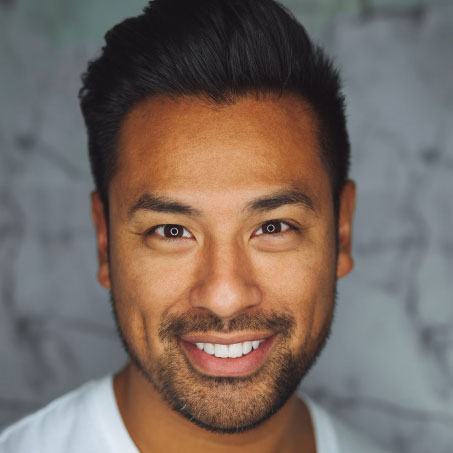
#> input picture Practice/opencv_lab/test.jpg, 453 x 453 px
$ python bitmapslicing.py
#> lines starting #> are read from the running program, lines starting #| are printed output that depends on the picture; after the words box and inside, x2 and y2 are one past the last pixel; in counts of white or black regions, pixels touching at a corner belong together
import cv2
import numpy as np
import matplotlib.pyplot as plt

# Read the image
I = cv2.imread('test.jpg', cv2.IMREAD_GRAYSCALE)
#> I: shape (453, 453); min 16, max 233, mean 109

# Get individual bitplanes
G1 = np.uint8(np.bitwise_and(I, 2**0))
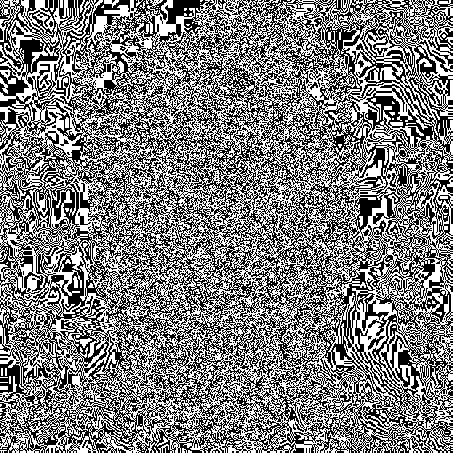
#> G1: shape (453, 453); values 0 (black) and 1 (white), 49.7% white in thin lines or dots
G2 = np.uint8(np.bitwise_and(I, 2**1))
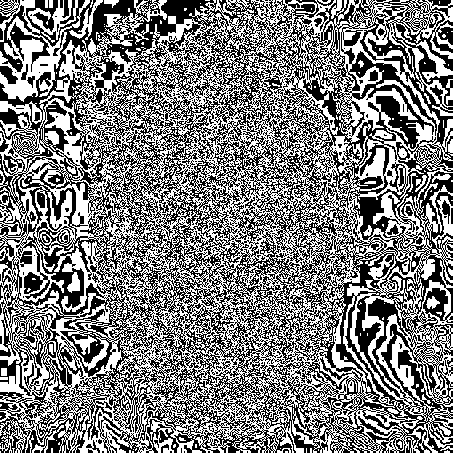
#> G2: shape (453, 453); values 0 (black) and 2 (white), 49.6% white in thin lines or dots
G3 = np.uint8(np.bitwise_and(I, 2**2))
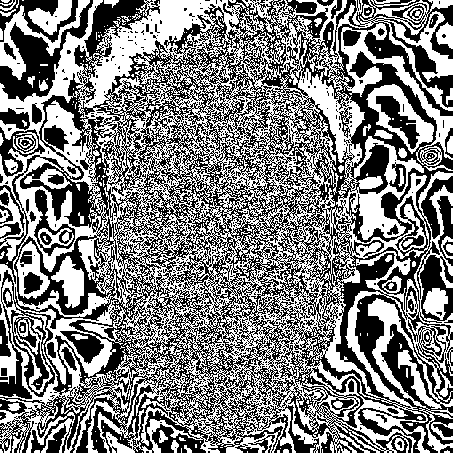
#> G3: shape (453, 453); values 0 (black) and 4 (white), 50.2% white; 469 black regions (416 under 20 px), largest, box (x1, y1, x2, y2) and area: (0, 0, 453, 453) 89743, (0, 0, 93, 102) 2829, (0, 0, 78, 43) 1087
G4 = np.uint8(np.bitwise_and(I, 2**3))
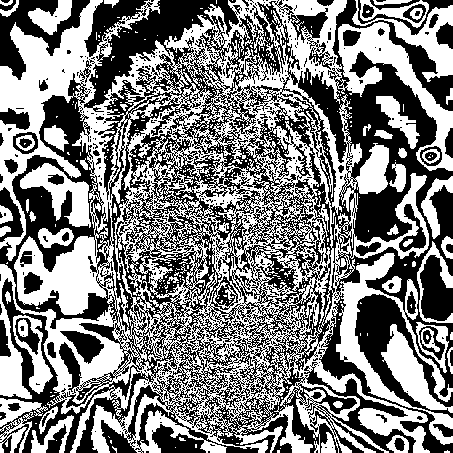
#> G4: shape (453, 453); values 0 (black) and 8 (white), 49.9% white; 514 white regions (458 under 20 px), largest, box (x1, y1, x2, y2) and area: (0, 0, 453, 453) 84242, (381, 324, 453, 413) 2040, (352, 0, 453, 82) 1965
G5 = np.uint8(np.bitwise_and(I, 2**4))
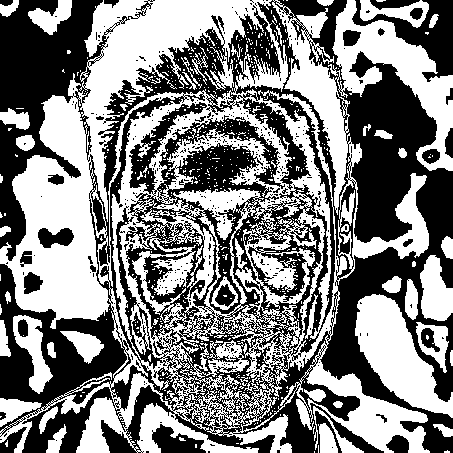
#> G5: shape (453, 453); values 0 (black) and 16 (white), 50.1% white; 470 black regions (442 under 20 px), largest, box (x1, y1, x2, y2) and area: (0, 0, 453, 453) 93615, (352, 0, 453, 82) 2816, (152, 424, 206, 453) 888
G6 = np.uint8(np.bitwise_and(I, 2**5))
#> G6: shape (453, 453); values 0 (black) and 32 (white), 54.1% white; 481 black regions (444 under 20 px), largest, box (x1, y1, x2, y2) and area: (0, 0, 356, 453) 55257, (320, 51, 453, 453) 29094, (13, 315, 53, 394) 1472
G7 = np.uint8(np.bitwise_and(I, 2**6))
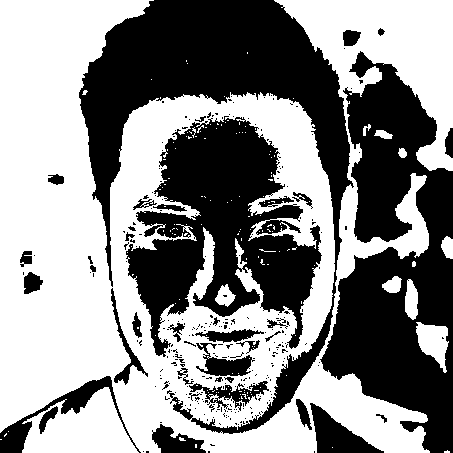
#> G7: shape (453, 453); values 0 (black) and 64 (white), 54.3% white; 284 black regions (244 under 20 px), largest, box (x1, y1, x2, y2) and area: (79, 0, 354, 434) 30162, (320, 51, 453, 453) 29094, (126, 116, 322, 357) 23754
G8 = np.uint8(np.bitwise_and(I, 2**7))
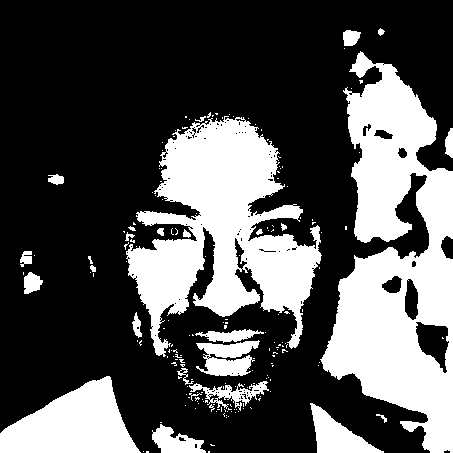
#> G8: shape (453, 453); values 0 (black) and 128 (white), 32.4% white; 187 white regions (160 under 20 px), largest, box (x1, y1, x2, y2) and area: (320, 51, 453, 453) 29094, (126, 116, 322, 357) 23339, (0, 376, 141, 453) 6640

# Plot the images
plt.figure(figsize=(10, 8))

# Original Image
plt.subplot(4, 4, 1)
plt.imshow(I, cmap='gray')
plt.title('Original 8-bit Image')

# Bitplanes
for i, bitplane in enumerate([G1, G2, G3, G4, G5, G6, G7, G8], start=2):
    plt.subplot(4, 4, i)
    plt.imshow(bitplane, cmap='gray')
    plt.title(f'Bitplane {i-1}')
#> this loop made 8 passes

plt.tight_layout()
plt.show()
